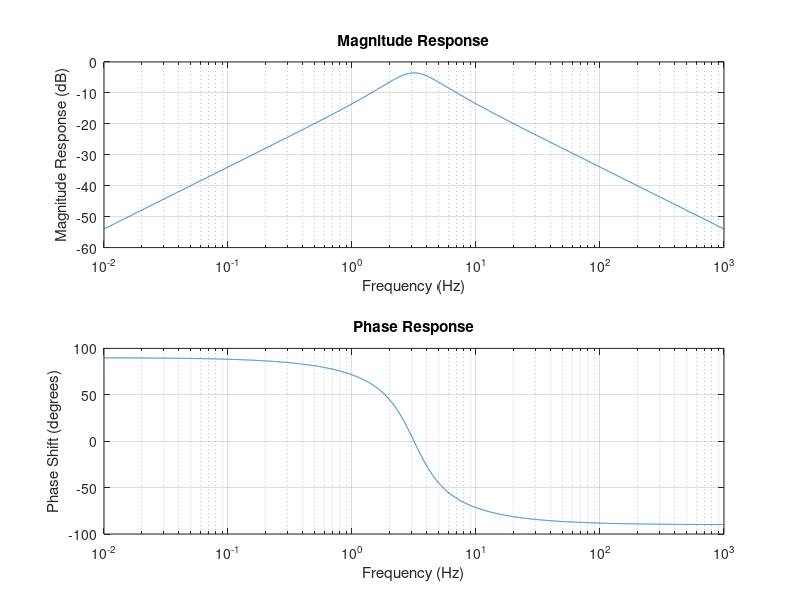

This chart was generated by the following MATLAB code:
clear;

f = logspace(-2,3,5000);
w=2*pi*f;
s=j*w;

H=(4*pi*s)./(s.^2+6*pi*s+40*pi^2);

r = real(H);
i = imag(H);

trans = complex(r,i);

mag = abs(trans);
dB = mag2db(mag);
phase = (360/(2*pi))*angle(trans);

subplot(2,1,1);
semilogx(f,dB);
title('Magnitude Response');
xlabel('Frequency (Hz)');
ylabel('Magnitude Response (dB)');
grid on;
subplot(2,1,2);
semilogx(f,phase);
title('Phase Response');
xlabel('Frequency (Hz)');
ylabel('Phase Shift (degrees)');
grid on;
